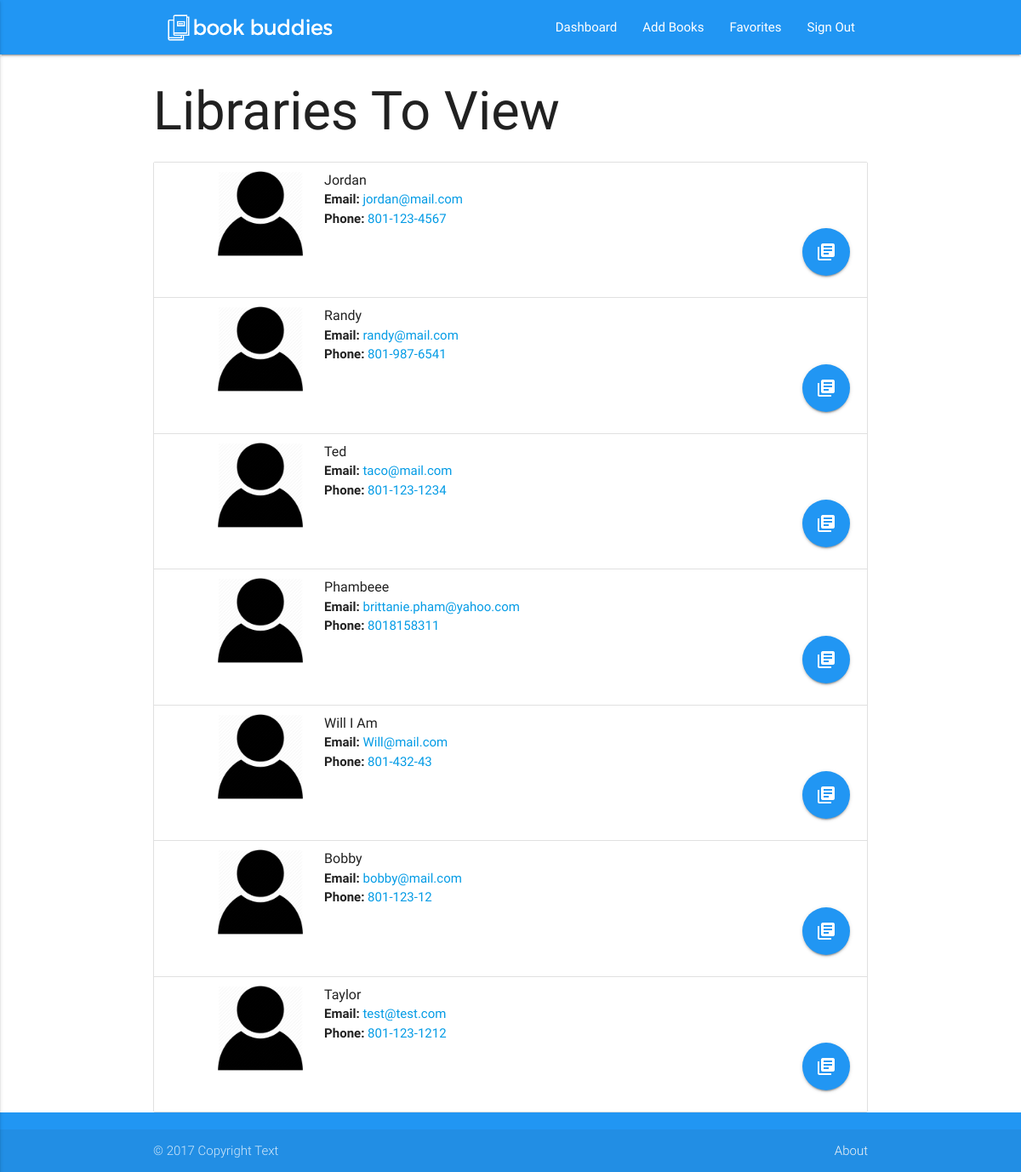
/viewUsers.php (signed in), run on the app's committed database.
### tables this page shows
CREATE TABLE `users` (
  `user_id` int(10) NOT NULL,
  `email` varchar(50) NOT NULL,
  `name` varchar(50) NOT NULL,
  `phone` varchar(15) NOT NULL,
  `password` varchar(50) NOT NULL
);

### viewUsers.php (the view, shortened to what this page needs)
<?php
include './partials/navbar.php';
include './partials/footer.php';
require_once 'dbinfo.php';
$user_id = $_SESSION['user_id'];
$conn = new mysqli($hn, $un, $pw, $db);
$query = "SELECT * FROM users WHERE user_id!='$user_id'";
$result = $conn->query($query);
$rows = $result->num_rows;
$users = '';
for ($j = 0 ; $j < $rows ; ++$j) {
  $result->data_seek($j);
  $row = $result->fetch_array(MYSQLI_ASSOC);
  $user_id = $row['user_id'];
  $email = $row['email'];
  $name = $row['name'];
  $phone = $row['phone'];
  $users =
    "
    <li class='collection-item avatar row'>
      <div class='col s12 m2 center'>
        <img src='./assets/images/person.png' alt='' style='height: 100px; width: auto;' />
      </div>
      <div class='col s12 m10'>
        <div>
          <span class='title'>$name</span>
        </div>
        <p>
          <b>Email: </b><a href='mailto:$email'>$email</a>
          <br />
          <b>Phone: </b><a href='mailto:$phone'>$phone</a>
        </p>
        <form class='right' method='post' action='showLibrary.php'>
          <input type='hidden' name='user_id' value='$user_id' />
          <button type='submit' class='btn-floating btn-large waves-effect waves-light blue'><i class='material-icons'>library_books</i></button>
        </form>
      </div>
    </li>
    ". $users;
}
?>
<html>
  <head>
    <link rel='stylesheet' href='FA/css/font-awesome.min.css'>
    <link rel='stylesheet' href='./assets/materialize/css/materialize.css'>
  </head>
  <body>
    <?php echo $navbar; ?>
    <div class='container'>
      <h1>Libraries To View</h1>
    </div>
    <ul class='collection container'><?php echo $users; ?></ul>
    <?php echo $footer; ?>
  </body>
</html>

### partials/navbar.php (shortened to what this page needs)
<?php
  if(isset($_SESSION['user_id'])) {
    $navbar =
    "
      <div class='home-page'>
        <nav class='blue'>
          <div class='nav-wrapper container'>
            <a href='index.php' class='brand-logo'><img src='./assets/images/logo.png' alt='its the logo yo' style='height:65px;' /></a>
            <a href='#' data-activates='mobile-demo' class='button-collapse'><i class='material-icons'>menu</i></a>
            <ul class='right hide-on-med-and-down'>
              <li><a href='dashboard.php'>Dashboard</a></li>
              <li><a href='bookSearch.php'>Add Books</a></li>
              <li><a href='favorites.php'>Favorites</a></li>
              <li><a href='signout.php'>Sign Out</a></li>
            </ul>
            <ul class='side-nav' id='mobile-demo'>
              <li><a href='dashboard.php'>Dashboard</a></li>
              <li><a href='bookSearch.php'>Add Books</a></li>
              <li><a href='favorites.php'>Favorites</a></li>
              <li><a href='signout.php'>Sign Out</a></li>
            </ul>
          </div>
        </nav>
      </div>
    ";
  }
?>

### partials/footer.php
<?php
  $footer =
  "
  <footer class='page-footer blue'>
    <div class='footer-copyright'>
      <div class='container'>
        © 2017 Copyright Text
        <a class='grey-text text-lighten-4 right' href='#!'>About</a>
      </div>
    </div>
  </footer>
  "
?>

### data on the page
users: name "Jordan", email "jordan@mail.com", phone "801-123-4567"
users: name "Randy", email "randy@mail.com", phone "801-987-6541"
users: name "Ted", email "taco@mail.com", phone "801-123-1234"
users: name "Phambeee", email "brittanie.pham@yahoo.com", phone "8018158311"
users: name "Will I Am", email "Will@mail.com", phone "801-432-43"
users: name "Bobby", email "bobby@mail.com", phone "801-123-12"
users: name "Taylor", email "test@test.com", phone "801-123-1212"
